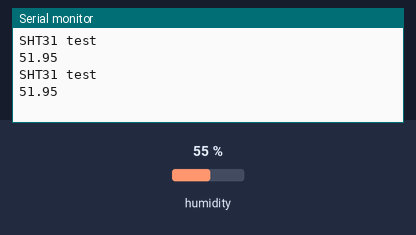
The sketch below on a simulated Arduino Uno, built with avr-gcc and run on an emulated ATmega328P. On the bench: the last lines printed to the serial monitor. The inputs (shaded band) are chosen by the test bench; at power-on: humidity 55 %. Sleep ends after the set time or at an interrupt; no radio packets arrive unless stated.

Above: at 13.3 s.
13.4 s: humidity set to 22 %
At 20.3 s:
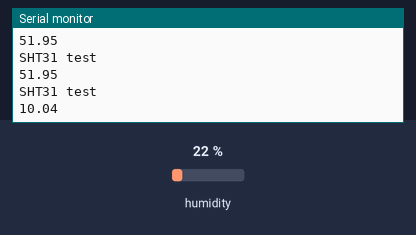
23.3 s: humidity set to 40 %
At 28.4 s:
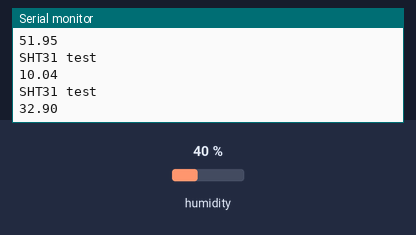
Timing chart, 0 to 29.9 s (numbered marks = the images above; inputs shaded):
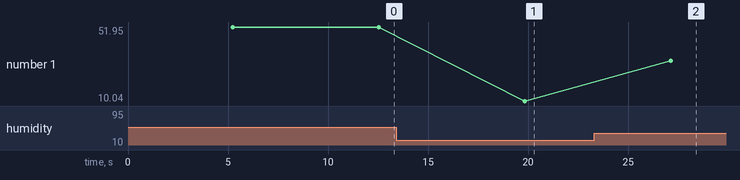

Measured:
- after the input at 13.4 s, the serial monitor: prints a new line after 6.4 s (image 1)
- after the input at 23.3 s, the serial monitor: prints a new line after 3.8 s (image 2)
- plotted number 1: 51.95 → 10.04 after the input at 13.4 s, 10.04 → 32.9 after the input at 23.3 s

The sketch:

planta_transmisor_sht31.ino
```cpp
#include <Arduino.h>
#include <Wire.h>
#include "Adafruit_SHT31.h"
#include <avr/sleep.h>
#include <avr/wdt.h>
#include <avr/power.h>
// Include RadioHead Amplitude Shift Keying Library
#include <RH_ASK.h>
// Include dependant SPI Library
#include <SPI.h>

#define N 5 // se utiliza como comparador de la variable 'counter' - modifica el lapso de tiempo en que duerme el chip -
unsigned int counter; // contador para deshabilitar el modo 'deep sleep'
char humedad[7];
const int power = 7; // pin que activa y desactiva los modulos SHT31 y RF433MHz
float Val_calibracion,N_H;

void sht31_module(void); // funcion para tomar lectura de la HUMEDAD RELATIVA y decidir si esta se envia o no

Adafruit_SHT31 sht31 = Adafruit_SHT31(); // crea el objeto Adafruit_SHT31();
RH_ASK rf_driver; // creates an Amplitude Shift Keying Object

enum {
  WDT_1_SEC = 0b000110,
  WDT_2_SEC = 0b000111,
  WDT_4_SEC = 0b100000,
  WDT_8_SEC = 0b100001,
};

ISR (WDT_vect) {
  wdt_disable(); // desabilitar el Watchdog
}

void myWatchdogEnable (const byte interval) {
  // secuencia temporizada
  noInterrupts(); // desabilita todas las interrupciones

  // se limpian algunas 'reset' flags
  MCUSR &= ~(1<<WDRF);
  // se permiten modificaciones, se desabilita el 'reset'
  WDTCSR |= (1<<WDCE) | (1<<WDE);
  // configura el modo de interrupcion y un intervalo
  WDTCSR = bit (WDIE) | interval;    // configura WDIE y el retardo (delay) solicitado
  wdt_reset(); // se actualiza el 'watchdog' para que no produzca un reinicio

  // desabilitar el ADC
  byte old_ADCSRA = ADCSRA;
  ADCSRA = 0;
  ADMUX = 0;  // apaga la referencia interna (Vref)

  // apagar varios modulos
  power_all_disable(); // desabilita todos los modulos

  // Registro de desactivacion de entrada digital en pines analogicos
  DIDR0 = bit (ADC0D) | bit (ADC1D) | bit (ADC2D) | bit (ADC3D) | bit (ADC4D) | bit (ADC5D);
  DIDR1 = bit (AIN1D) | bit (AIN0D);

  // listo para dormir o modo 'sleep'
  set_sleep_mode (SLEEP_MODE_PWR_DOWN);
  sleep_enable();

  // desactivar la habilitacion por caida de voltaje en software
  // BODS debe ser configurado en '1' y BODSE se configura a '0' (zero) dentro de cuatro ciclos de reloj
  MCUCR = bit (BODS);
  interrupts (); // un ciclo
  sleep_cpu (); // un ciclo

  // cancelar sleep como precaucion
  sleep_disable();
  // encender modulos internos
  power_all_enable();
  // reactivar el ADC
  ADCSRA = old_ADCSRA;
}

void setup() {
  // Deshabilita el watchdog timer
  wdt_disable();
}

void loop() {
  // duerme por 1 segundos
  myWatchdogEnable (WDT_1_SEC);
  counter++;

  if (counter >= N) {
    sht31_module();
    counter = 0;
  }
}

void sht31_module() {

  digitalWrite(power, LOW);
  pinMode(power, OUTPUT);
  delay(100);

  // Initialize ASK Object
  rf_driver.init();
  // SHT31 - pines de conexion SDA = A4
  // SHT31 - pines de conexion SCL = A5
  Serial.begin(9600);
  while (!Serial)
    delay(10);     // will pause Zero, Leonardo, etc until serial console opens

  Serial.println("SHT31 test");
  if (! sht31.begin(0x44)) {   // Set to 0x45 for alternate i2c addr
    Serial.println("Couldn't find SHT31");
    while (1) delay(1);
  }

  float h = sht31.readHumidity(); // lee la señal de HUMEDAD RELATIVA

  //----------------------------------------------------
    //ecuacion de linealizacion por calibracion del sensor
    Val_calibracion = 0.27*(h)-17.9;
    N_H = Val_calibracion + h;
    //----------------------------------------------------

  dtostrf(N_H,0,2,humedad); // la funcion dtostrf() convierte un valor 'float' a 'string' con ciertas condiciones
                            // en este caso la variable float 'h' a un string 'humedad'
  Serial.println(N_H);
  delay(1000);
  const char *msg = humedad;
  rf_driver.send((uint8_t *)msg, strlen(msg));
  rf_driver.waitPacketSent();
  delay(1000);
  digitalWrite(power, HIGH);
}
```
